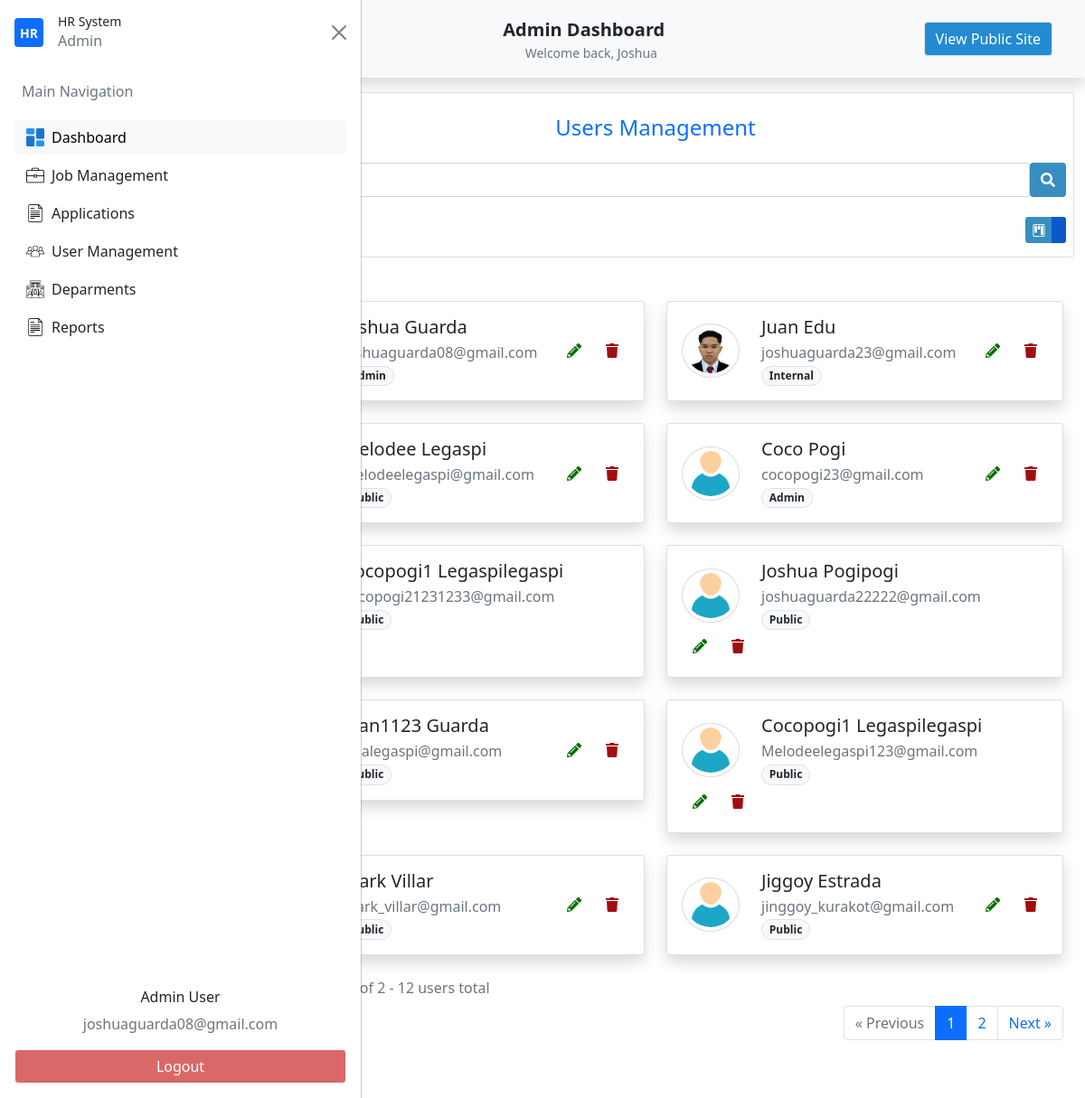
Page /admin-get-users (signed in) on the committed database.
### my_app/models.py (models this page shows, shortened)
class Usertype(db.Model):
    id = db.Column(db.Integer(),primary_key=True)
    name=db.Column(db.String(length=30),unique=True,nullable=False)
    user_type=db.relationship('Users',backref='desig_user',lazy=True)
    def __str__(self):
        return self.name

class Users(db.Model,UserMixin):
    id = db.Column(db.Integer(),primary_key=True)
    firstname=db.Column(db.String(length=30),nullable=False)
    lastname=db.Column(db.String(length=30),nullable=False)
    email_address=db.Column(db.String(length=51),nullable=False)
    password_hash=db.Column(db.String(length=30),nullable=False)
    address_1 = db.Column(db.String(length=120),nullable=True)
    address_2 = db.Column(db.String(length=100),nullable=True)
    brgy_id = db.Column(db.String(),nullable=True)
    munci_id = db.Column(db.String(),nullable=True)
    prov_id = db.Column(db.String(),nullable=True)
    zipcode = db.Column(db.String(),nullable=True)
    mobile_number = db.Column(db.String(length=11),nullable=True)
    phone_number = db.Column(db.String(length=8),nullable=True)
    profile_picture =db.Column(db.String(),nullable=True)
    department_id =db.Column(db.Integer(),db.ForeignKey('department.id'))
    department = db.relationship('Department')
    user_type_id = db.Column(db.Integer(),db.ForeignKey('usertype.id'))
    user_type = db.relationship('Usertype')
    creation_date = db.Column(db.Date(),nullable=False)
    write_date =  db.Column(db.Date(),nullable=False)
    @property
    def password(self):
        raise AttributeError("Password is write-only.")

### my_app/routes.py (the view, shortened to what this page needs)
@app.route('/admin-get-users', methods=["GET"])
@login_required
def admin_dashboard_manage_users():
    search_term = request.args.get('q', '').strip()
    page = request.args.get('page', 1, type=int)
    print(f"You Search: {search_term}, Page: {page}")
    query = Users.query.join(Usertype)
    full_name = Users.firstname + ' ' + Users.lastname
    users_pagination = query.paginate(page=page, per_page=10, error_out=False)
    users = users_pagination.items
    return render_template('admin/admin_users_management.html',
                         users=users,
                         search_term=search_term,
                         pagination=users_pagination)

### my_app/templates/admin/admin_users_management.html (shortened to what this page needs)
{% extends "admin/admin_dashboard.html"%}
{% block nav%}
<li class="nav-item">
    <button id="nav-btn" type="button" class="btn btn-light fw-normal border" onclick="location.href='{{ url_for('home_page') }}'">
    View Public Site
    </button>
</li>
{% endblock%}
{% block section %}
<section id="UsersManagement">
    <div class="container">
        <div class="row pt-3">
            <div class="col-12">
                <div class="card users-management">
                    <div class="card-body p-2">
                        <div class="text-center">
                            <h4 class="py-3 text-primary">Users Management</h4>
                                <form id="searchUserForm" method="GET" action="{{ url_for('admin_dashboard_manage_users') }}">
                                    <div class="d-flex">
                                    <input id="searchUserInput" name="q" type="text" class="form-control" placeholder="Search" value="{{ request.args.get('q', '') }}">
                                    <button type="submit" class="btn btn-primary">
                                        <i class="fas fa-search"></i>
                                    </button>
                                    </div>
                                </form>
                        </div>
                        <div class="d-flex justify-content-between align-items-center mt-3 flex-wrap">
                            <button type="button" class="btn btn-primary d-none d-md-block" onclick="openUserCreateModal()">
                            </button>
                            <div class="d-none d-md-flex justify-content-between w-50">
                                <div class="btn-group" role="group" aria-label="Basic outlined example">
                                    <button type="button" class="kanban-view btn btn-sm btn-primary " data-bs-toggle="tooltip" title="Kanban View">
                                        <i class="bi bi-kanban"></i>
                                    </button>
                                    <button type="button" class="list-view btn btn-sm btn-primary active" data-bs-toggle="tooltip" title="List View">
                                    </button>
                                </div>
                            </div>
                        </div>
                    </div>
                </div>
            </div>
        </div>
        <section id="UsersManagementKanbanView" class="container">
            <div id="users-container" class="row row-cols-1 row-cols-lg-2 g-4 py-5">
                {% if users %}
                    {% for user in users %}
                        <div class="col">
                            <div class="col" id="user-card-{{ user.id }}">
                                <div class="card shadow h-100">
                                    <div class="card-body">
                                        <div class="d-flex flex-wrap align-items-center justify-content-between">
                                            <div class="d-flex align-items-center flex-wrap flex-grow-1 min-w-0">
                                                <img id="user-avatar-{{ user.id }}"
                                                src="{{
                                                url_for('static', filename='uploads/avatars/' + user.profile_picture)
                                                if user.profile_picture
                                                else url_for('static', filename='builtin/icons/person.png')
                                                }}"
                                                onerror="this.onerror=null; this.src='{{ url_for('static', filename='builtin/icons/person.png') }}';"
                                                class="rounded-circle me-3 p-1"
                                                style="border: 1px solid {{ user.department.color if user.department and user.department.color else '#dcdbdb' }};"
                                                width="64" height="60">
                                                <div class="px-2">
                                                    <h5 class="mb-1" id="user-name-{{ user.id }}">{{ user.firstname|capitalize }} {{ user.lastname|capitalize }}</h5>
                                                    <p class="text-muted mb-0" id="user-email-{{ user.id }}">{{ user.email_address }}</p>
                                                    <p class="text-muted mb-0" id="user-type-{{ user.id }}">
                                                        <span class="badge border rounded-pill bg-light text-dark"
                                                            data-user-type-id="{{ user.user_type_id }}">
                                                            {{ user.user_type.name|capitalize }}
                                                        </span>
                                                    </p>
                                                </div>
                                            </div>
                                            <div class="btn-group gap-1 mt-3 mt-md-0">
                                                <button type="button" class="btn btn-transparent-success" onclick="openUserEditModal({{user.id}})">
                                                    <i class="fas fa-pencil-alt"></i>
                                                </button>
                                                <button type="button" class="btn btn-transparent-danger" onclick="openUserDeleteModal({{user.id}})">
                                                    <i class="fas fa-trash"></i>
                                                </button>
                                            </div>
                                        </div>
                                    </div>
                                </div>
                            </div>
                        </div>
                    {% endfor %}
                {% endif %}
    {% if pagination.pages > 1 %}
    <div class="col-12">
        <div class="text-muted mb-2 text-center text-md-start">
            Showing page {{ pagination.page }} of {{ pagination.pages }} -
            {{ pagination.total }} users total
        </div>
        <nav aria-label="User pagination" class="mt-2">
            <ul class="pagination justify-content-center justify-content-md-end flex-wrap">
                <li class="page-item {% if not pagination.has_prev %}disabled{% endif %}">
                    <a class="page-link"
                    href="{{ url_for('admin_dashboard_manage_users', q=search_term, page=pagination.prev_num) if pagination.has_prev else '#' }}">
                        &laquo; Previous
                    </a>
                </li>
                {% for page_num in pagination.iter_pages(left_edge=1, left_current=1, right_current=2, right_edge=1) %}
                    {% if page_num %}
                        <li class="page-item {% if page_num == pagination.page %}active{% endif %} d-none d-sm-block">
                            <a class="page-link"
                            href="{{ url_for('admin_dashboard_manage_users', q=search_term, page=page_num) }}">
                                {{ page_num }}
                            </a>
                        </li>
                    {% else %}
                        <li class="page-item disabled d-none d-sm-block">
                            <span class="page-link">…</span>
                        </li>
                    {% endif %}
                {% endfor %}
                <li class="page-item {% if not pagination.has_next %}disabled{% endif %}">
                    <a class="page-link"
                    href="{{ url_for('admin_dashboard_manage_users', q=search_term, page=pagination.next_num) if pagination.has_next else '#' }}">
                        Next &raquo;
                    </a>
                </li>
            </ul>
        </nav>
    </div>
    {% endif %}
            </div>
        </section>
    </div>
</section>
{% endblock%}

### my_app/templates/dashboard/base_dashboard.html (shortened to what this page needs)
{% extends "base.html"%}
{% block content %}
    <nav class="navbar navbar-expand-lg navbar-light bg-light shadow p-4 custom-nav-class">
        <div class="container">
            {% if current_user.user_type.name=='admin' or current_user.user_type.name=='internal'%}
                <div class="d-flex w-100 justify-content-between align-items-center position-relative">
                    <button class="btn btn-light d-flex justify-content-center align-items-center p-2 dashboard_side_btn" type="button" data-bs-toggle="offcanvas" data-bs-target="#offcanvasScrolling" aria-controls="offcanvasScrolling">
                    </button>
                    <div class="position-absolute start-50 translate-middle-x text-center">
                        <a class="navbar-brand fw-bold mb-0 text-dark" href="{{ url_for('admin_dashboard') }}">
                            <span>{{ current_user.user_type|capitalize }}</span> Dashboard
                        </a>
                        <div class="text-muted small">Welcome back, {{ current_user.firstname|capitalize }}</div>
                    </div>
                </div>
            {% endif %}
            <div class="collapse navbar-collapse justify-content-center custom-nav-list-dashboard text-nowrap" id="navbarNavAltMarkup">
                <ul class="navbar-nav ms-auto">
                    {% block nav%}
                    {% endblock%}
                </ul>
            </div>
        </div>
    </nav>
    {% if current_user.user_type.name=='admin' or current_user.user_type.name=='internal'%}
    <div class="offcanvas offcanvas-start" data-bs-scroll="true" data-bs-backdrop="false" tabindex="-1" id="offcanvasScrolling" aria-labelledby="offcanvasScrollingLabel">
        <div class="offcanvas-header">
            <div class="d-flex align-items-center gap-2">
                <div class="d-flex align-items-center justify-content-center bg-primary rounded me-2" style="width: 2rem; height: 2rem;">
                    <span class="text-white fw-bold small">HR</span>
                </div>
                <div id="hr-details">
                    <h2 class="fw-semibold small mb-0">HR System</h2>
                    <p class="text-muted text-xs mb-0">{{ current_user.user_type|capitalize }}</p>
                </div>
            </div>
            <button type="button" class="btn-close text-reset" data-bs-dismiss="offcanvas" aria-label="Close"></button>
        </div>
        <div class="offcanvas-body">
            <ul class="nav flex-column gap-1">
                <li class="nav-item">
                    <p class="text-muted text-start px-2">Main Navigation</p>
                </li>
                <li class="nav-item">
                    <button class="btn btn-light w-100 text-start d-flex align-items-center dashboard_side_btn" onclick="location.href='{{ url_for('admin_dashboard') }}'" >
                        <img src="{{ url_for('static', filename='builtin/icons/dashboard.png') }}" width="20" class="me-2">
                        Dashboard
                    </button>
                </li>
                <li class="nav-item">
                   <button class="btn  w-100 text-start d-flex align-items-center dashboard_side_btn">
                         <img src="{{ url_for('static', filename='builtin/icons/briefcase.png') }}" width="20" class="me-2">
                        Job Management
                    </button>
                </li>
                <li class="nav-item">
                    <button class="btn  w-100 text-start d-flex align-items-center dashboard_side_btn">
                         <img src="{{ url_for('static', filename='builtin/icons/file.png') }}" width="20" class="me-2">
                        Applications
                    </button>
                </li>
                <li class="nav-item">
                   <button class="btn  w-100 text-start d-flex align-items-center dashboard_side_btn" onclick="location.href='{{ url_for('admin_dashboard_manage_users') }}'">
                        <img src="{{ url_for('static', filename='builtin/icons/group.png') }}" width="20" class="me-2">
                        User Management
                    </button>
                </li>
                <li class="nav-item">
                   <button class="btn  w-100 text-start d-flex align-items-center dashboard_side_btn">
                         <img src="{{ url_for('static', filename='builtin/icons/corporation.png') }}" width="20" class="me-2">
                        Deparments
                    </button>
                </li>
                <li class="nav-item">
                   <button class="btn  w-100 text-start d-flex align-items-center dashboard_side_btn">
                         <img src="{{ url_for('static', filename='builtin/icons/file.png') }}" width="20" class="me-2">
                        Reports
                    </button>
                </li>
            </ul>
        </div>
        <div class="offcanvas-footer p-3">
            <div class="text-center">
                <h6>{{current_user.user_type|capitalize}} User</h6>
                <p class='text-muted'>{{current_user.email_address}}</p>
            </div>
            <button id="logout-btn" class="btn btn-light w-100" onclick="location.href='{{ url_for('logout_page') }}'">
                Logout
            </button>
        </div>
    </div>
    {% endif %}
    <section class="main-content">
    {% block section %}
    {% endblock%}
    </section>
{% endblock%}

### rows in the picture
Usertype: user_type "Admin"
Users: firstname "Joshua", email_address "joshuaguarda08@gmail.com", lastname "Guarda", user_type.name "Admin"
Users: profile_picture (picture), firstname "Juan", lastname "Edu", email_address "joshuaguarda23@gmail.com", user_type.name "Internal"
Users: firstname "Melodee", lastname "Legaspi", email_address "Melodeelegaspi@gmail.com", user_type.name "Public"
Users: firstname "Coco", lastname "Pogi", email_address "cocopogi23@gmail.com", user_type.name "Admin"
Users: firstname "Cocopogi1", lastname "Legaspilegaspi", email_address "cocopogi21231233@gmail.com", user_type.name "Public"
Users: firstname "Joshua", lastname "Pogipogi", email_address "joshuaguarda22222@gmail.com", user_type.name "Public"
Users: firstname "Juan1123", lastname "Guarda", email_address "Elsalegaspi@gmail.com", user_type.name "Public"
Users: firstname "Cocopogi1", lastname "Legaspilegaspi", email_address "Melodeelegaspi123@gmail.com", user_type.name "Public"
Users: firstname "Mark", lastname "Villar", email_address "mark_villar@gmail.com", user_type.name "Public"
Users: firstname "Jiggoy", lastname "Estrada", email_address "jinggoy_kurakot@gmail.com", user_type.name "Public"

### other values in the picture
{{ pagination.pages }} "2"
{{ pagination.total }} "12"
{{ page_num }} "1" "2"
